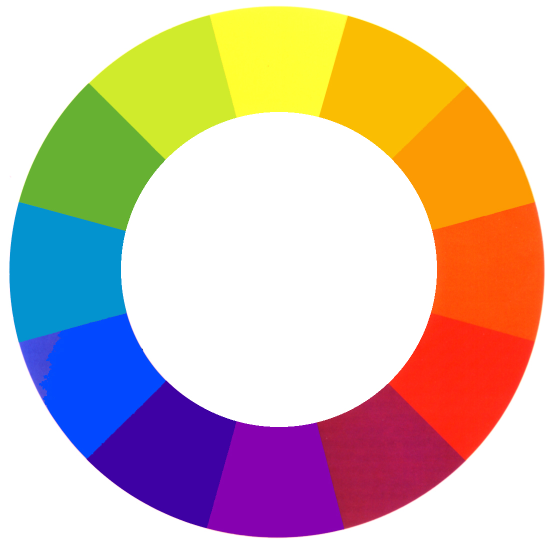
%> input picture act2/colorwheel.jpg, 1101 x 1089 px (shown at 1/2 size)
$ octave act2.m   (GNU Octave 9; MATLAB toolbox functions it lacks are replaced by stand-ins)
%> lines starting %> are read from the running program, lines starting %| are printed output that depends on the picture
% color map conversion
% From Digital Image Processing pp 410-411, Gonzalez, RC & Woods,
close all;
img = imread('colorwheel.jpg');
%> img is the input picture: size 1089x1101x3 uint8; mean R, G, B 209.8, 186.9, 174.4
r = double(img(:, :, 1))/255;
g = double(img(:, :, 2))/255;
b = double(img(:, :, 3))/255;

maxV = max(max(r, g), b);
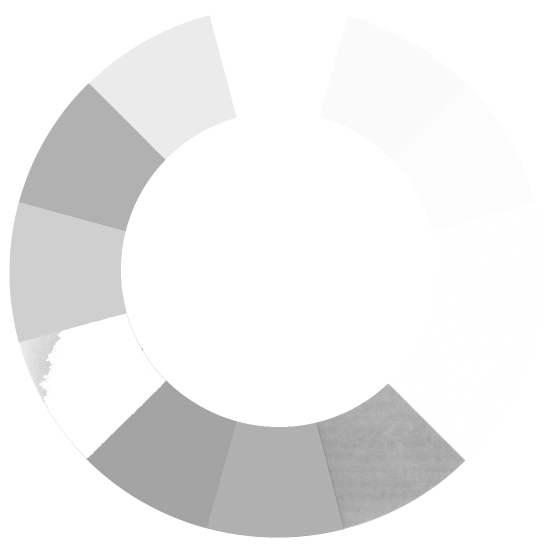
%> maxV: size 1089x1101 double (shown at 1/2 size); min 0.38, max 1, mean 0.934
minV = min(min(r, g), b);
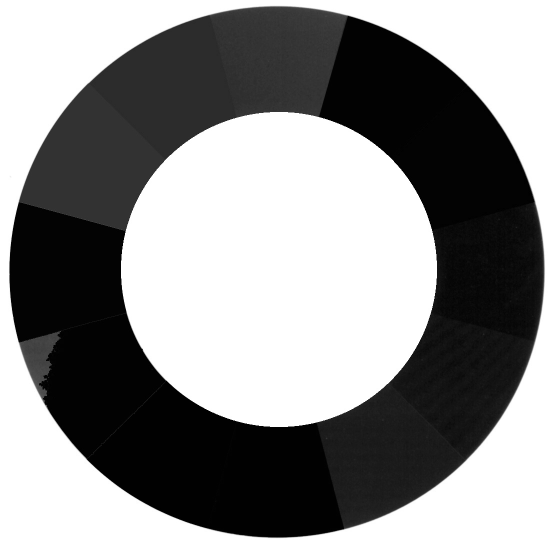
%> minV: size 1089x1101 double (shown at 1/2 size); min 0, max 1, mean 0.551

d = maxV - minV;
sum = (r + g + b);

v =  sum ./ 3;
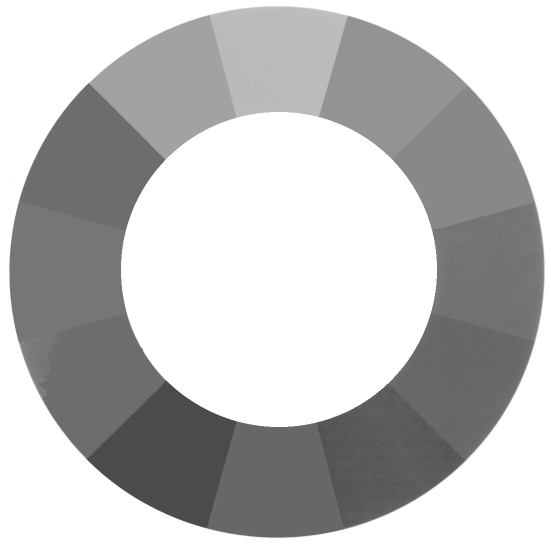
%> v: size 1089x1101 double (shown at 1/2 size); min 0.284, max 1, mean 0.747
s = 1 - ( 3 * d ) ./ sum;
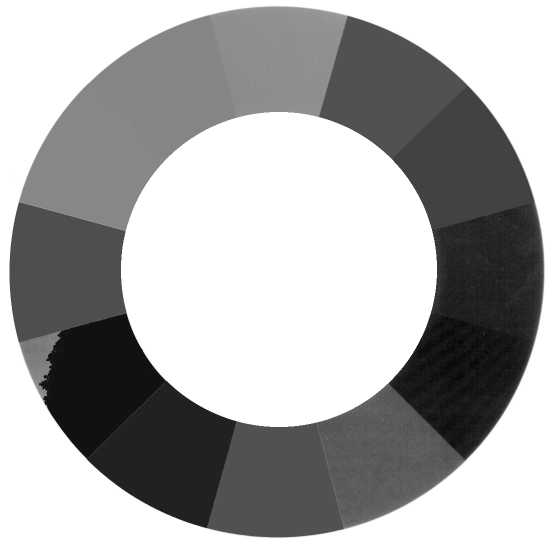
%> s: size 1089x1101 double (shown at 1/2 size); min -1.48, max 1, mean 0.17; drawn with min black and max white
a = sqrt((r - g).^2 + ((r - b) .* (g - b)));
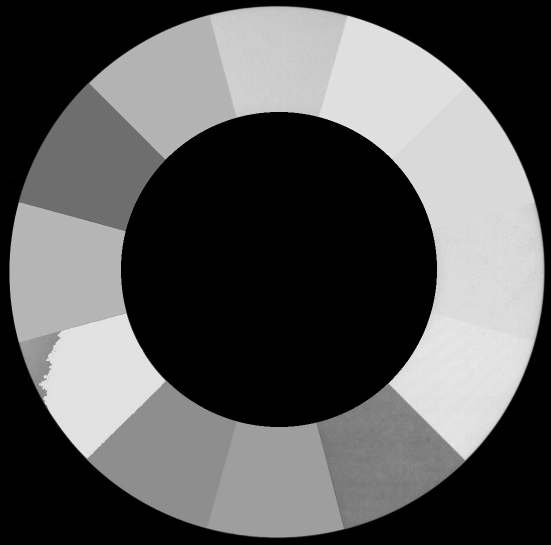
%> a: size 1089x1101 double (shown at 1/2 size); min 0, max 0.919, mean 0.348
theta = acosd(0.5 * ((r - g) + (r - b )) ./ a);

h = zeros(size(r));

for i=1:size(r,1)
    for j=1:size(r, 1)
        if isnan(theta(i,j))
            th = 0;
        else
            th = theta(i,j);
        end
        if(b(i,j) <= g(i,j))
            h(i,j) = th;
        else
            h(i,j) = 360 - th;
        end
    end
 end
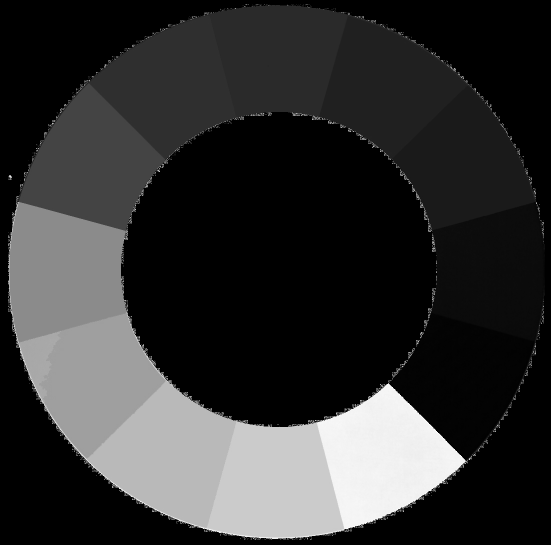
%> h: size 1089x1101 double (shown at 1/2 size); min 0, max 359.8, mean 69.5; drawn with min black and max white
%> after the loop, th = 0
h = h/360;

data_markers = [571,121; 766, 205; 892, 325; 962,553; 909,759; 777, 913; 563,980; 563, 980; 326, 904; 184, 750; 105, 598; 175, 318; 342, 157];

for i=1:size(data_markers, 1)
    x = data_markers(i, 1);
    y = data_markers(i, 2);
    h_value = mean(mean(h(x:x+8, y:y+8)));
    h = insertText(h, [x, y], h_value, 'FontSize', 28);
end
%> this loop made 13 passes
%> h_value on passes 1 to 12: 0.546, 0.623, 0.727, 0.796, 0.949, 0.388, 0.576, 0.576, 0.561, 0.129, 0.167, 0.188
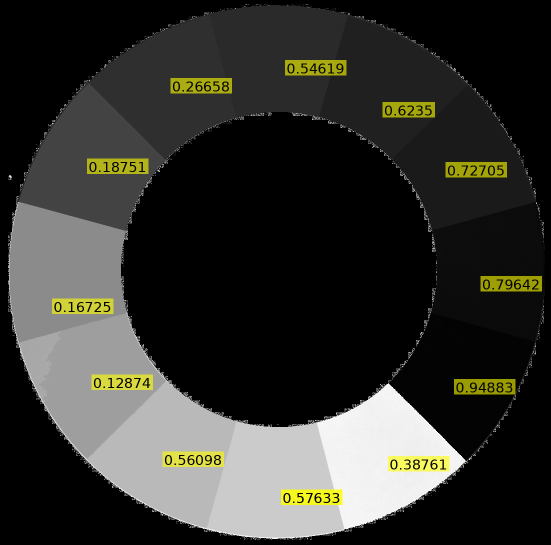
%> h: size 1089x1101x3 double (shown at 1/2 size); mean R, G, B 0.202, 0.202, 0.183

figure
subplot(1,3, 1);
imshow(img);
title('(a) Original');

subplot(1,3, 2);
imshow(h);
title('(b) Hue with average value');

% data_markers = [571,121; 766, 205; 892, 325; 962,553; 909,759; 777, 913; 563,980; 563, 980; 326, 904; 184, 750; 105, 598; 175, 318; 342, 157];
hsvs = rgb2hsv(img);
%> hsvs: size 1089x1101x3 double; mean H, S, V 0.193, 0.442, 0.934
hsvs_h = hsvs(:,:,1);

%> (the run ends here)
